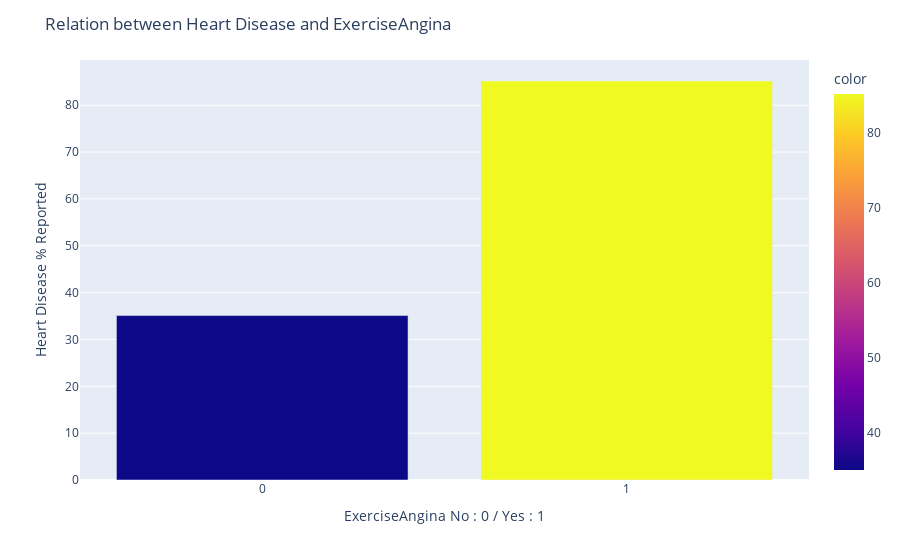

Notebook cell for this chart:
### Code cell
df_cpt = datafile.groupby('ExerciseAngina')['HeartDisease'].sum()
df_cpt_count = datafile.groupby('ExerciseAngina')['HeartDisease'].count()

fig = px.bar(x=df_cpt.index.astype(str) , y=df_cpt.values/df_cpt_count.values*100 , color = df_cpt.values/df_cpt_count.values*100,
                   barmode="group")
fig.update_layout(xaxis_title="ExerciseAngina No : 0 / Yes : 1 ", yaxis_title="Heart Disease % Reported",title = "Relation between Heart Disease and ExerciseAngina " )

fig.show()

### Figure 1 — Plotly figure (JSON) as saved in the notebook; plotly's stock layout.template omitted (floating-point values rounded to 4 significant figures)
{"data": [{"alignmentgroup": "True", "hovertemplate": "x=%{x}<br>y=%{y}<br>color=%{marker.color}<extra></extra>", "legendgroup": "", "marker": {"color": [35.1, 85.18], "coloraxis": "coloraxis", "pattern": {"shape": ""}}, "name": "", "offsetgroup": "", "orientation": "v", "showlegend": false, "textposition": "auto", "type": "bar", "x": ["0", "1"], "xaxis": "x", "y": [35.1, 85.18], "yaxis": "y"}], "layout": {"barmode": "group", "coloraxis": {"colorbar": {"title": {"text": "color"}}, "colorscale": [[0, "#0d0887"], [0.1111, "#46039f"], [0.2222, "#7201a8"], [0.3333, "#9c179e"], [0.4444, "#bd3786"], [0.5556, "#d8576b"], [0.6667, "#ed7953"], [0.7778, "#fb9f3a"], [0.8889, "#fdca26"], [1, "#f0f921"]]}, "legend": {"tracegroupgap": 0}, "margin": {"t": 60}, "title": {"text": "Relation between Heart Disease and ExerciseAngina "}, "xaxis": {"anchor": "y", "domain": [0, 1], "title": {"text": "ExerciseAngina No : 0 / Yes : 1 "}}, "yaxis": {"anchor": "x", "domain": [0, 1], "title": {"text": "Heart Disease % Reported"}}}}
